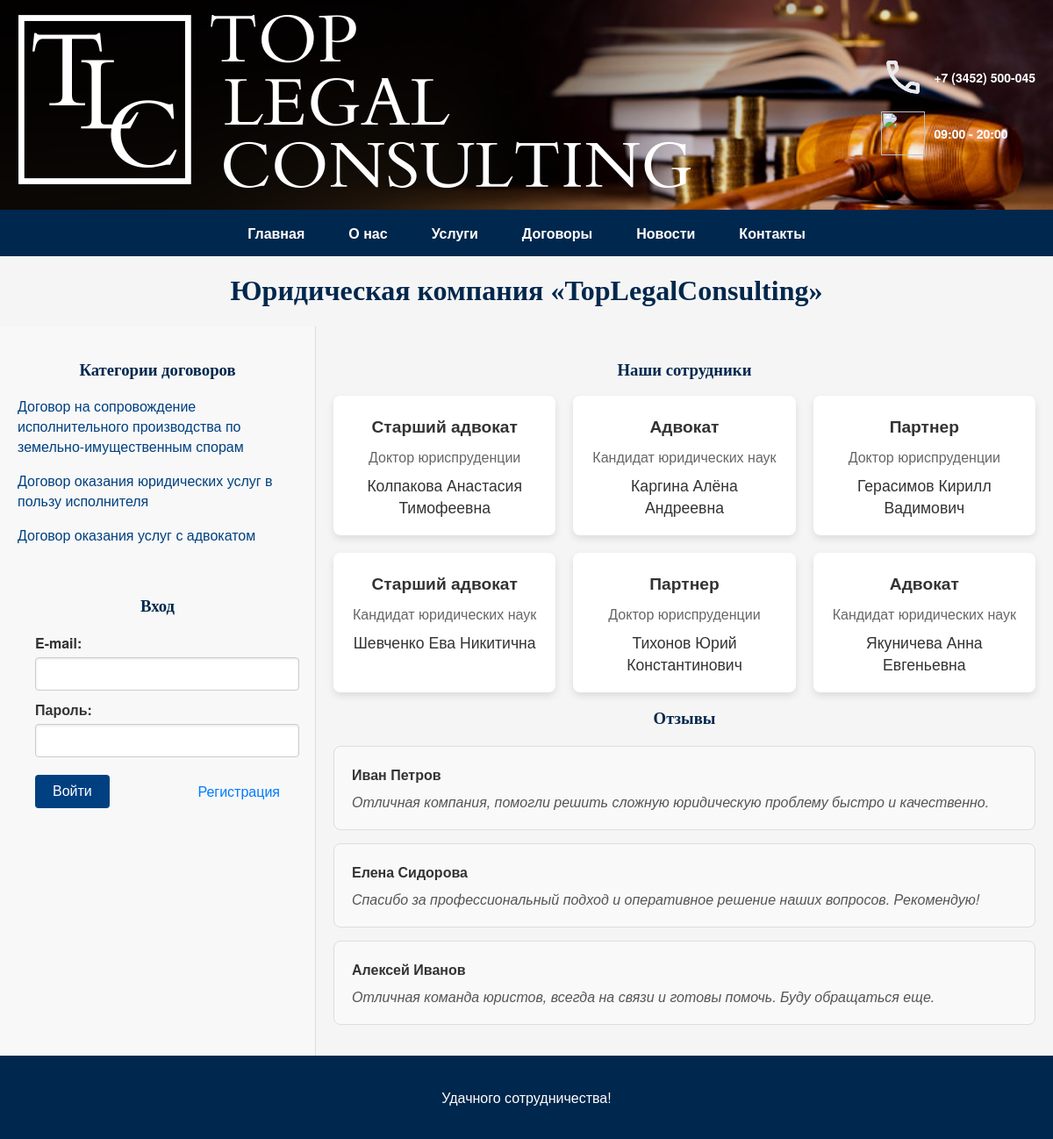
Page /about.php on the committed database.
### tables this page shows
CREATE TABLE IF NOT EXISTS `contract_type` (
    `type_id` int(11) NOT NULL AUTO_INCREMENT COMMENT "ID вида договора",
    `name` varchar(255) NOT NULL COMMENT "Вид договора",
    PRIMARY KEY (`type_id`)
);

CREATE TABLE IF NOT EXISTS `employee` (
    `employee_id` int(11) NOT NULL AUTO_INCREMENT COMMENT "Табельный номер",
    `name` varchar(50) NOT NULL COMMENT "ФИО",
    `phone` varchar(50) COMMENT "Телефон",
    `degree` varchar(255) COMMENT "Ученая степень",
    `position` varchar(255) COMMENT "Должность",
    `role_id` int(11) DEFAULT 3 COMMENT "Роль",
    PRIMARY KEY (`employee_id`),
    KEY `role_id` (`role_id`),
    CONSTRAINT `employee_ibfk_1` FOREIGN KEY (`role_id`) REFERENCES `role` (`role_id`)
);

### about.php (the view, shortened to what this page needs)
<?php
include("common/func.php");
$query = "SELECT name, degree, position FROM employee;";
$result = mysqli_query($db, $query);
?>
<!DOCTYPE html>
<html lang="ru">
<head>
  <link rel="stylesheet" href="/css/main.css">
  <link rel="stylesheet" href="/css/header.css">
  <link rel="stylesheet" href="/css/form.css">
</head>
<body class="body">
  <?php include("common/top.php"); ?>
  <div class="main-content">
    <?php include("common/top1.php"); ?>
    <div class="page-content">
      <h3>Наши сотрудники</h3>
      <span class="employee-list">
        <?php if (mysqli_num_rows($result) > 0) : ?>
          <?php while ($row = mysqli_fetch_assoc($result)) : ?>
            <div class="employee-card">
              <div class="employee-position"><?= $row['position'] ?></div>
              <div class="employee-degree"><?= $row['degree'] ?></div>
              <div class="employee-name"><?= $row['name'] ?></div>
            </div>
          <?php endwhile; ?>
        <?php else : ?>
          <p>На данный момент информации о сотрудниках нет.</p>
        <?php endif; ?>
      </span>
      <h3>Отзывы</h3>
      <div class="review-list">
        <div class="review-item">
          <div class="client-name">Иван Петров</div>
          <div class="review-text">Отличная компания, помогли решить сложную юридическую проблему быстро и качественно.</div>
        </div>
        <div class="review-item">
          <div class="client-name">Елена Сидорова</div>
          <div class="review-text">Спасибо за профессиональный подход и оперативное решение наших вопросов. Рекомендую!</div>
        </div>
        <div class="review-item">
          <div class="client-name">Алексей Иванов</div>
          <div class="review-text">Отличная команда юристов, всегда на связи и готовы помочь. Буду обращаться еще.</div>
        </div>
      </div>
    </div>
  </div>
  <?php include("common/bottom.php"); ?>
</body>
</html>

### common/top.php (shortened to what this page needs)
<div class="header-container">
    <header>
        <div class="logo-container">
            <a href="#" class="logo"><img src="/img/hotpng.png" alt="Лого"></a>
        </div>
        <div class="contact-info">
            <div class="phone-info">
                <p class="phone-number">
                    <img src="/img/call.png" width="50" height="50">
                <a href="tel:+73452500045">+7 (3452) 500-045</a>
                </p>
                <p class="working-hours">
                    <img src="/img/time.png" width="50" height="50">
                    09:00 - 20:00
                </p>
            </div>
        </div>
    </header>
    <nav>
        <div class="nav-links">
            <a class="nav-link" href="/">Главная</a>
            <a class="nav-link" href="/about.php">О нас</a>
            <a class="nav-link" href="/aboutdogovor.php">Услуги</a>
            <a class="nav-link" href="/read.php">Договоры</a>
            <a class="nav-link" href="/news.php">Новости</a>
            <a class="nav-link" href="/contacts.php">Контакты</a>
        </div>
    </nav>
    <h1>Юридическая компания «TopLegalConsulting»</h1>
</div>

### common/top1.php
<div class="left-side">
    <div id="contracts-section">
        <h3>Категории договоров</h3>
        <div class="category">
            <?php
            $sql = "SELECT * FROM contract_type";
            $q_types = $db->query($sql);
            while ($row_types = mysqli_fetch_array($q_types, MYSQLI_NUM)) : ?>
                <span class="contract-category">
                    <p>
                        <a href="/index.php?type=<?= urlencode($row_types[1]) ?>"><?= htmlspecialchars($row_types[1]) ?></a>
                    </p>
                </span>
            <?php endwhile; ?>
        </div>
    </div>
    <div class="auth-container">
        <?php if (isset($_SESSION['name_client'])) : ?>
            Здравствуйте, <?= $_SESSION['name_client'] ?>!
            <a href='/reg.php?exit=1'>Выход</a>
        <?php else : ?>
            <form method="get" action="/reg.php">
                <div>
                    <h3>Вход</h3>
                    <div class="input-group">
                        <label for="email">E-mail:</label>
                        <input id="email" name="email" type="text" size="30" maxlength="50" class="form-control" />
                    </div>
                    <div class="input-group">
                        <label for="current-password">Пароль:</label>
                        <input id="current-password" name="current-password" type="current-password" size="20" maxlength="20" class="form-control" />
                    </div>
                    <div class="btn-container">
                        <input class="btn-new" name="enter" type="submit" value="Войти" />
                        <a href="/reg.php">Регистрация</a>
                    </div>
                </div>
            </form>
        <?php endif; ?>
    </div>
</div>

### common/bottom.php
<footer>
        <p>Удачного сотрудничества!</p>
</footer>

### css/main.css (style rules this page uses)
body { font-family: 'Helvetica Neue', Arial, sans-serif; color: #333; background-color: #f5f5f5; margin: 0; padding: 0; }
h1, h2, h3, h4, h5, h6 { font-family: 'Georgia', serif; color: #00274d; text-align: center; }
footer { background-color: #00274d; color: #fff; text-align: center; padding: 20px 0; bottom: 0; width: 100%; }
a { color: #004080; text-decoration: none; transition: color 0.3s ease; }
.main-content { display: flex; width: 100%; max-width: 1200px; margin: 0 auto; flex-wrap: wrap; }
.left-side { width: 30%; padding: 20px; background-color: #f8f8f8; border-right: 1px solid #ddd; box-sizing: border-box; }
.page-content { width: 70%; padding: 20px; box-sizing: border-box; }
.employee-list { display: grid; grid-template-columns: repeat(auto-fit, minmax(250px, 1fr)); grid-gap: 20px; }
.employee-card { background-color: #fff; border-radius: 8px; box-shadow: 0 4px 8px rgba(0, 0, 0, 0.1); padding: 20px; text-align: center; }
.employee-card .employee-position { font-weight: bold; font-size: 1.2em; margin-bottom: 10px; }
.employee-card .employee-degree { color: #666; margin-bottom: 8px; }
.employee-card .employee-name { font-size: 1.1em; color: #333; }
.review-list { margin-top: 20px; }
.review-item { background-color: #f9f9f9; border: 1px solid #ddd; border-radius: 8px; padding: 20px; margin-bottom: 15px; }
.review-item .client-name { font-weight: bold; margin-bottom: 8px; }
.review-item .review-text { color: #555; font-style: italic; }

### css/header.css (style rules this page uses)
header { background: #00274d; background-image: url(../img/banner.png); background-size: cover; background-position: center; color: #fff; padding: 10px 20px; box-shadow: 0 4px 6px rgba(0, 0, 0, 0.1); display: flex; flex-wrap: wrap; justify-content: space-between; align-items: center; min-height: 200px; }
.logo-container { flex: 1; }
.contact-info { display: flex; flex-direction: column; align-items: flex-end; flex: 1; }
.phone-number img, .working-hours img { margin-right: 10px; }
.phone-number, .working-hours { display: flex; align-items: center; font-size: 14px; font-weight: bold; }
.phone-number a, .working-hours { color: #fff; text-decoration: none; }
nav { background-color: #00274d; width: 100%; box-sizing: border-box; }
.nav-links { display: flex; justify-content: center; flex-wrap: wrap; }
nav a { color: #fff; text-decoration: none; padding: 10px 20px; font-size: 16px; font-weight: bold; transition: background-color 0.3s ease; margin: 5px; }

### css/form.css (style rules this page uses)
.form-control { width: 100%; padding: 10px; font-size: 14px; border: 1px solid #ccc; border-radius: 4px; box-shadow: inset 0 1px 3px rgba(0, 0, 0, 0.1); transition: border-color 0.3s ease; }
.btn-new { background-color: #004080; color: #fff; border: none; padding: 10px 20px; font-size: 16px; cursor: pointer; border-radius: 4px; text-align: center; }
.auth-container { display: flex; flex-direction: column; align-items: center; padding: 20px; border-radius: 8px; margin-top: 20px; }
.input-group { margin-bottom: 10px; width: 100%; }
.input-group label { display: block; margin-bottom: 5px; font-weight: bold; }
.input-group input { width: 100%; padding: 10px; border: 1px solid #ccc; border-radius: 4px; }
.btn-container { display: flex; align-items: center; justify-content: space-between; width: 100%; padding-top: 10px; }
.btn-container a { color: #007bff; text-decoration: none; transition: color 0.3s ease; }

### rows in the picture
contract_type: name "Договор на сопровождение исполнительного производства по земельно-имущественным спорам"
contract_type: name "Договор оказания юридических услуг в пользу исполнителя"
contract_type: name "Договор оказания услуг с адвокатом"
employee: position "Старший адвокат", degree "Доктор юриспруденции", name "Колпакова Анастасия Тимофеевна"
employee: position "Адвокат", degree "Кандидат юридических наук", name "Каргина Алёна Андреевна"
employee: position "Партнер", degree "Доктор юриспруденции", name "Герасимов Кирилл Вадимович"
employee: position "Старший адвокат", degree "Кандидат юридических наук", name "Шевченко Ева Никитична"
employee: position "Партнер", degree "Доктор юриспруденции", name "Тихонов Юрий Константинович"
employee: position "Адвокат", degree "Кандидат юридических наук", name "Якуничева Анна Евгеньевна"
